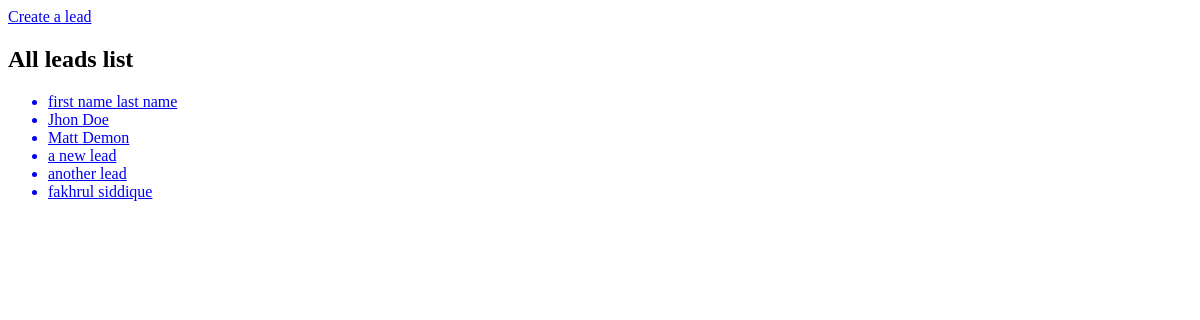
The page /leads/ on the database as committed earlier.
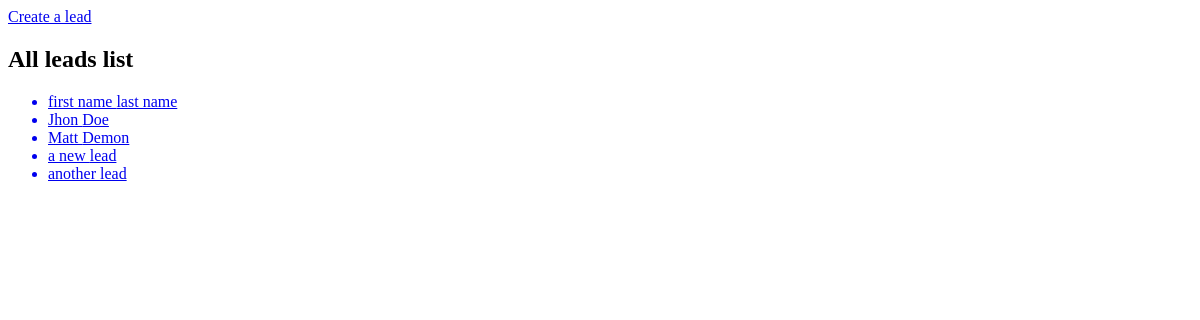
The same page on the database as committed later.
### main/models.py (models this page shows, shortened)
class Lead(models.Model):
    first_name = models.CharField(max_length=20)
    last_name = models.CharField(max_length=20)
    age = models.IntegerField(default=0)
    agent = models.ForeignKey(Agent, on_delete=models.CASCADE)

### main/views.py (the view)
# urls.py: path('', views.Lead_list, name="leadList"),
def Lead_list(request):
    leads = Lead.objects.all()
    context = {
        "leads":leads,
    }
    return render(request, "Leads/leads_list.html", context)

### templates/Leads/leads_list.html (shortened to what this page needs)
<!DOCTYPE html>
<html lang="en">
<head>
</head>
<body>
    <nav>
        <a href=" {% url 'leads:leadCreate' %} ">Create a lead</a>
    </nav>
    <div class="container">
        <h2> All leads list </h2>
        <p>
            <ul>
                {% for lead in leads %}
                    <a href="{% url 'leads:leadDetail' lead.pk %}"> <li> {{lead.first_name}} {{lead.last_name}} </li> </a>
                {% endfor %}
            </ul>
        </p>
    </div>
</body>
</html>

Rows that differ between the two databases and show on the page:
removed Lead: first_name "fakhrul", last_name "siddique"
